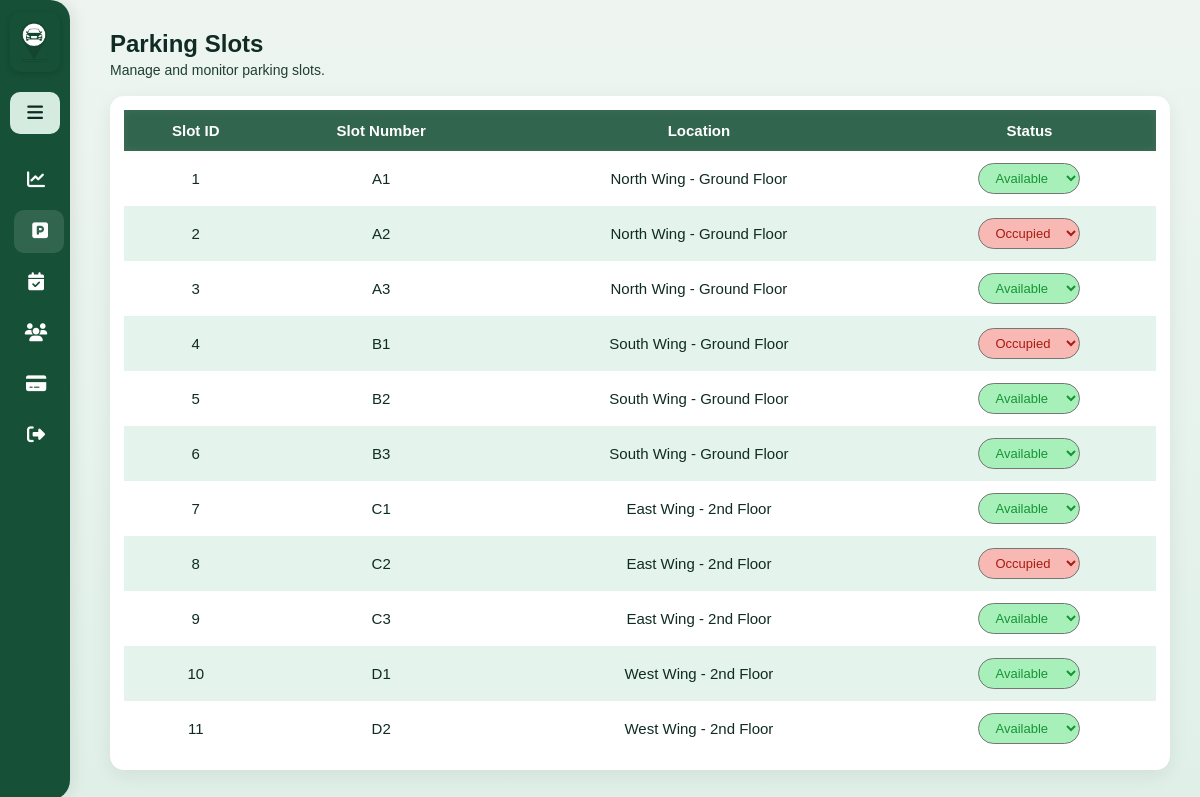
/?controller=AdminController&action=getParkingSlotsPage, run on an earlier commit of the app's database.
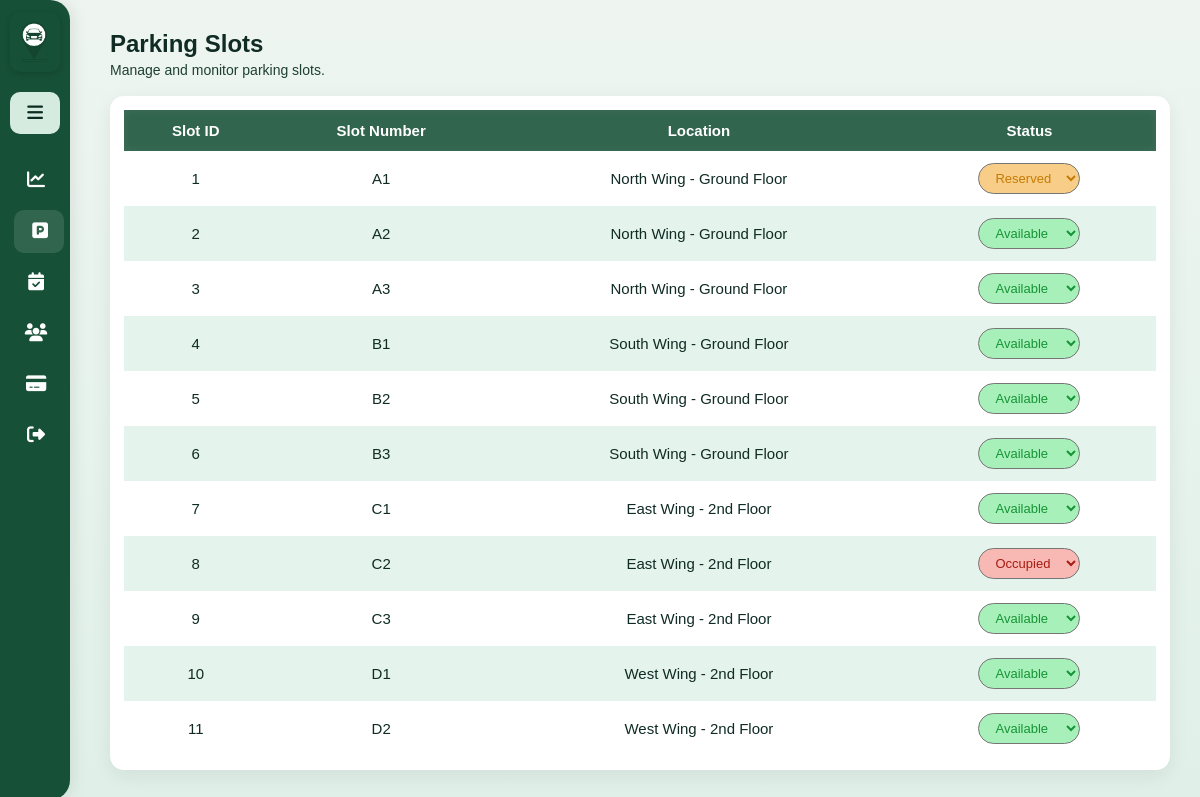
And on a later commit of the database.
### tables this page shows
CREATE TABLE ParkingSlot (
    slot_id INTEGER PRIMARY KEY AUTOINCREMENT,
    slot_number INTEGER NOT NULL UNIQUE,
    location VARCHAR(100) NOT NULL,
    status VARCHAR(20) NOT NULL DEFAULT 'available',
    created_at DATETIME DEFAULT CURRENT_TIMESTAMP,
    CHECK (status IN ('available', 'reserved', 'occupied'))
);

### views/uniLayout.php (called while the page is built)
<?php require_once("./views/$folderPath" . "/$folderPath" . "Layout.php")?>

### controllers/BaseController.php (called while the page is built, shortened)
<?php
class BaseController{
    public function  renderView($folderPath, $fileName, $datas = NULL, $location = NULL){
        $content = $datas;
        require_once("./views/uniLayout.php");
    }
}

### controllers/AdminController.php (called while the page is built, shortened)
<?php
class AdminController extends BaseController{
    protected $parkingSlotModel;
    public function __construct(){
        $this->parkingSlotModel = $this->loadModel("ParkingSlot");
    }
    public function getParkingSlotsPage(){
        $datas = $this->parkingSlotModel->getAll();
        $this->renderView("admin", "parkingSlotPage", $datas, "slotPage");
    }
}

### index.php (called while the page is built, shortened)
<?php
require_once("./dbConnection.php");
require_once("./router.php");

### models/BaseModel.php (called while the page is built, shortened)
<?php
class BaseModel{
    protected $db;
    protected $table;
    public function __construct(){
        $this->db = DbConnection::getInstance();
    }
    public function getAll(){
        try{
            $sql = "SELECT * FROM {$this->table}";
            $request = $this->db->query($sql);
            $result = $request->fetchAll(PDO::FETCH_ASSOC);
            return $result;
        }catch(PDOException $e){
            error_log($e->getMessage());
            return false;
        }
    }
}

### dbConnection.php (called while the page is built)
<?php
class DbConnection{
    private static $instance = NULL;
    public static function getInstance(){
        if(!isset(self::$instance)){
            try{
                $pdo = new PDO("sqlite:" . __DIR__ . "/database/parkwise.db");
                $pdo->setAttribute(PDO::ATTR_ERRMODE, PDO::ERRMODE_EXCEPTION);
                self::$instance = $pdo;
            }catch(PDOException $e){
                exit("SOMETHING WENT WRONG WHILE CONNECTING TO DATABASE" .  $e->getMessage());
            }
        }
        return self::$instance;
    }
}

### views/admin/parkingSlotPage.php (the view, shortened to what this page needs)
<section id="slots" class="section visible">
    <h1>Parking Slots</h1>
    <p class="section-subtitle">Manage and monitor parking slots.</p>
    <div class="table-wrapper">
      <table class="data-table">
        <thead>
          <tr>
            <th>Slot ID</th>
            <th>Slot Number</th>
            <th>Location</th>
            <th>Status</th>
          </tr>
        </thead>
        <tbody>
          <?php if(isset($content) && is_array($content) && count($content) > 0): ?>
            <?php foreach($content as $slot): ?>
              <tr>
                <td><?= htmlspecialchars($slot['slot_id'] ?? '') ?></td>
                <td><?= htmlspecialchars($slot['slot_number'] ?? '') ?></td>
                <td><?= htmlspecialchars($slot['location'] ?? '') ?></td>
                <td>
                      <select class="status <?= $slot['status']?>" class="status-dropdown">
                        <option  class="status active"  value="Available" <?= $slot['status'] == "available" ? "selected" : "" ?>>Available</option>
                        <option  class="status completed" value="Occupied" <?= $slot['status'] == "occupied" ? "selected" : "" ?>>Occupied</option>
                        <option  class="status pending" value="Reserved" <?= $slot['status'] == "reserved" ? "selected" : "" ?>>Reserved</option>
                      </select>
                  </td>
              </tr>
            <?php endforeach; ?>
          <?php endif; ?>
        </tbody>
      </table>
    </div>
</section>

What changed in the data, as far as the page shows it:
changed parkingslot id 1: status "Available" → "Reserved"
changed parkingslot id 2: status "Occupied" → "Available"
changed parkingslot id 4: status "Occupied" → "Available"
